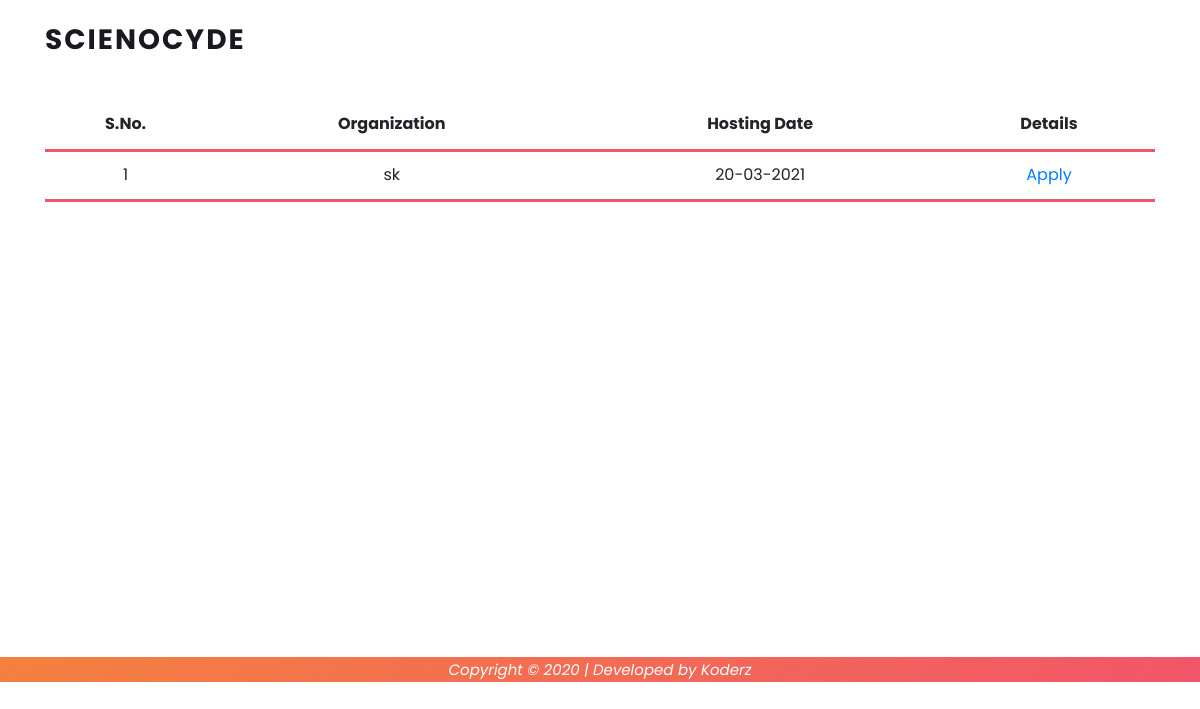
The app's page /core/detail/, older data.
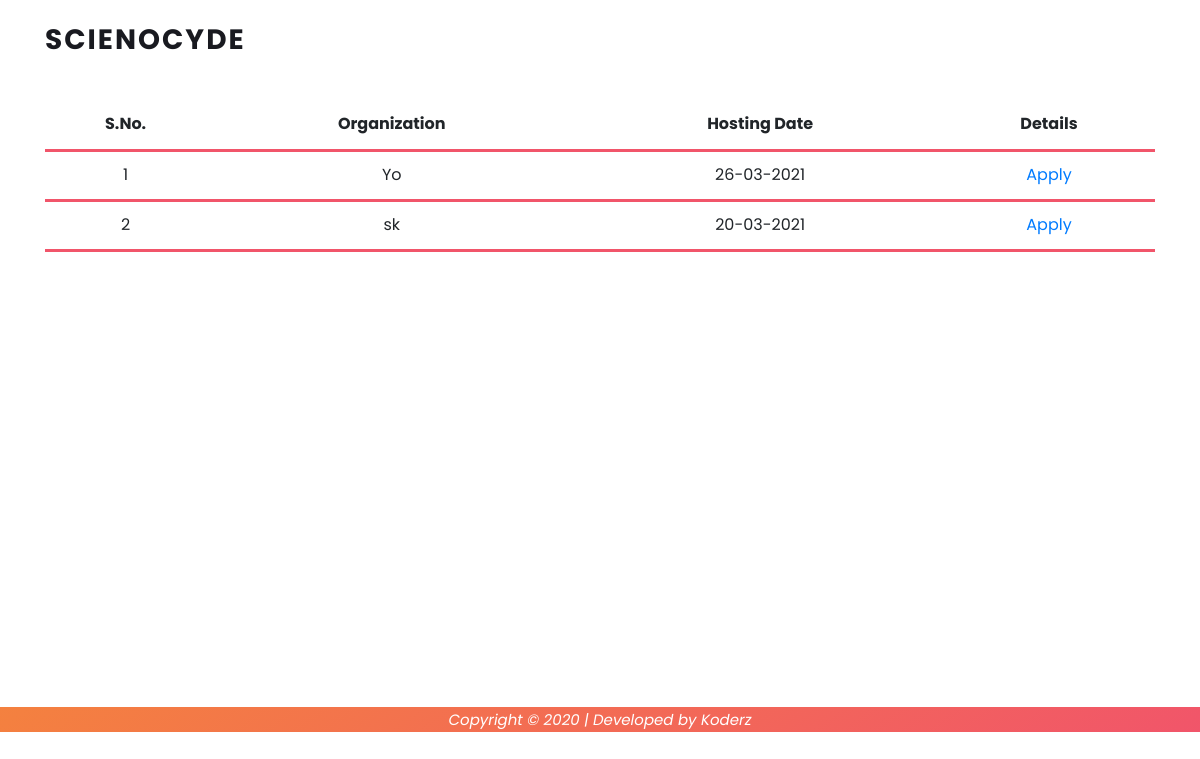
The same page, newer data.
### core/models.py (models this page shows, shortened)
class Host(models.Model):
    username = models.CharField(max_length=50, default="null")
    full_name = models.CharField(max_length=150)
    email = models.EmailField(max_length=100)
    org = models.CharField(max_length=200)
    type_org = models.CharField(max_length=100, default="School")
    designation = models.CharField(max_length=150)
    phone = models.PositiveIntegerField()
    purpose = models.TextField()
    detail = models.TextField()
    theme = models.CharField(max_length=250)
    guidelines = models.TextField()
    elig_cri = models.TextField()
    date = models.DateTimeField(auto_now_add=True)
    class Meta:
        ordering = ["-date"]

### core/views.py (the view)
# urls.py: path("detail/", detail, name="detail"),
def detail(request):
    template_name = "core/detail.html"
    hosts = Host.objects.all()
    context = {"hosts": hosts}
    return render(request, template_name, context)

### templates/core/detail.html (shortened to what this page needs)
{% extends 'base.html' %} {% load static %}  {% block body %}
<section class="section" id="about">
  <div class="container">
    <table style="width: 100%">
      <tr>
        <th>S.No.</th>
        <th>Organization</th>
        <th>Hosting Date</th>
        <th>Details</th>
      </tr>
      {% for host in hosts %}
      <tr>
        <td>{{ forloop.counter }}</td>
        <td>{{ host.org }}</td>
        <td>{{ host.date|date:"d-m-Y" }}</td>
        <td><a href="{% url 'applyto' host.id %}">Apply</a></td>
      </tr>
      {% endfor %}
    </table>
  </div>
</section>
{% endblock %} {% block extra_js %} {% endblock %}

### templates/base.html (shortened to what this page needs)
{% load static %}
<!DOCTYPE html>
<html lang="en">
<head>
    <link rel="stylesheet" type="text/css" href="{% static 'css/bootstrap.min.css' %}">
    <link rel="stylesheet" type="text/css" href="{% static 'css/font-awesome.css' %}">
    <link rel="stylesheet" href="{% static 'css/templatemo-lava.css' %}">
    <link rel="stylesheet" href="{% static 'css/owl-carousel.css' %}">
</head>
<body>
    <header class="header-area header-sticky">
        <div class="container">
            <div class="row">
                <div class="col-12">
                    <nav class="main-nav">
                        <a href="index.html" class="logo">
                            Scienocyde
                        </a>
                    </nav>
                </div>
            </div>
        </div>
    </header>
    {% block body %}{% endblock %}
        <div class="col-lg-12" style="text-align: center;background: linear-gradient(145deg, rgba(244,129,63,1) 0%, rgba(241,85,106,1) 100%); margin-top: 355px; bottom: 0;">
            <div class="sub-footer">
                <p style="color: white;"><em>Copyright &copy; 2020 | Developed by Koderz </em></p>
            </div>
        </div>
</body>
</html>

### static_files/css/templatemo-lava.css (style rules this page uses)
html, body, div, span, applet, object, iframe, h1, h2, h3, h4, h5, h6, p, blockquote, div pre, a, abbr, acronym, address, big, cite, code, del, dfn, em, font, img, ins, kbd, q, s, samp, small, strike, strong, sub, sup, tt, var, b, u, i, center, dl, dt, dd, ol, ul, li, figure, header, nav, section, article, aside, footer, figcaption { margin: 0; padding: 0; border: 0; outline: 0; }
header, nav, section, article, aside, footer, hgroup { display: block; }
* { box-sizing: border-box; }
html, body { font-family: 'Poppins', sans-serif; font-weight: 400; background-color: #fff; font-size: 16px; -ms-text-size-adjust: 100%; -webkit-font-smoothing: antialiased; -moz-osx-font-smoothing: grayscale; }
a { text-decoration: none !important; }
p { font-size: 15px; line-height: 25px; color: #888; }
html, body { background: #fff; font-family: 'Poppins', sans-serif; }
.header-area { position: absolute; top: 0px; left: 0px; right: 0px; z-index: 100; height: 100px; -webkit-transition: all .5s ease 0s; -moz-transition: all .5s ease 0s; -o-transition: all .5s ease 0s; transition: all .5s ease 0s; }
.header-area .main-nav { min-height: 80px; background: transparent; }
.header-area .main-nav .logo { line-height: 80px; color: #191a20; font-size: 28px; font-weight: 700; text-transform: uppercase; letter-spacing: 2px; float: left; -webkit-transition: all 0.3s ease 0s; -moz-transition: all 0.3s ease 0s; -o-transition: all 0.3s ease 0s; transition: all 0.3s ease 0s; }
.header-area.header-sticky { min-height: 80px; }
@media (max-width: 1200px) { .header-area .main-nav:before { display: none; } }
#about { padding: 100px 0px; position: relative; z-index: 9; }

### templates/core/detail.html (style rules this page uses)
th, td { border-bottom: 3px solid rgba(241, 85, 106, 1); border-collapse: collapse; text-align: center; padding: 5px; height: 50px; }

Row changes from the older to the newer data that the page shows:
added Host: org "Yo", date "26-03-2021"
